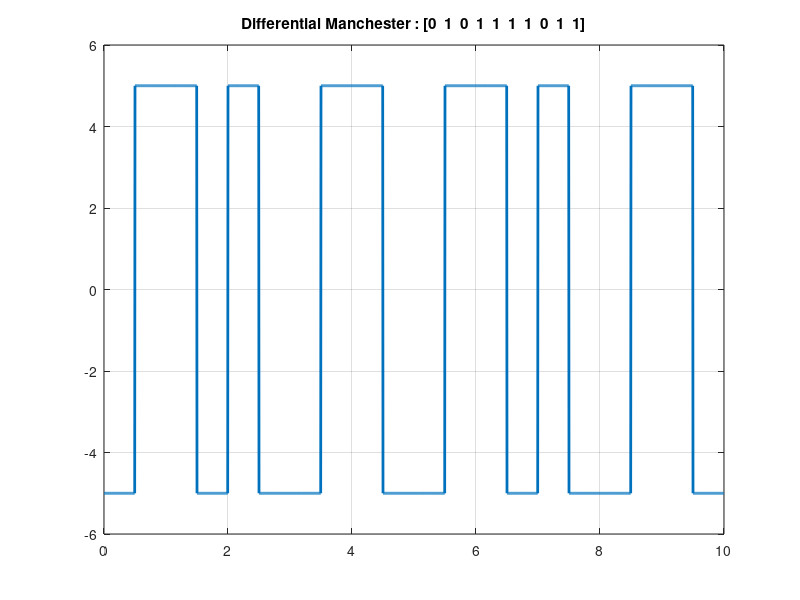

Here is the MATLAB script that generated this plot:
clc;
close all;
clear all;

bits = [0,1,0,1,1,1,1,0,1,1]; %6

bitrate = 1;
voltage = 5;
temp = voltage;

T = length(bits)/bitrate; %total time for bit sequence
n = 200; %sample per bit
N = n * T; %total sample
dt = T / N; %sampling time
t = 0:dt:T-dt; %every time instance
y = zeros(1,length(t)); %output signal

%modulation
for i = 0 : length(bits) - 1
  if(bits(i+1) == 0)
    voltage = -voltage;
    y(i * n + 1 : (i + 0.5) * n) = voltage;
    y((i + 0.5) * n + 1 : (i + 1) * n) = (-1) * voltage;
    voltage = -voltage;
    
  else
    y(i * n + 1 : (i + 0.5) * n) = voltage;
    y((i + 0.5) * n + 1 : (i + 1) * n) = -voltage;
    voltage = -voltage;
  endif
end

plot(t,y,'LineWidth',2);
axis([0 T -temp-1 temp+1]);
grid on;
title(['Differential Manchester : [' num2str(bits) ']']);

%demodulation
for i = 1 : length(t)
  if(rem(i,n) == 0 && y(i - n * 0.5) == temp)
    receiving_bits(i / n) = 1;
    temp = -temp;
    elseif(rem(i,n) == 0 && y(i - n * 0.5) == -temp)
    receiving_bits(i / n) = 0;
  endif
end
%disp("OK DUCK");
disp(receiving_bits);
